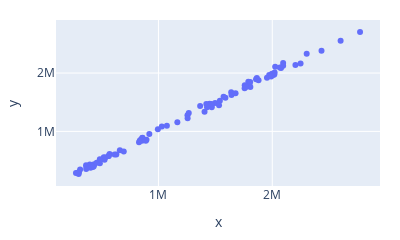
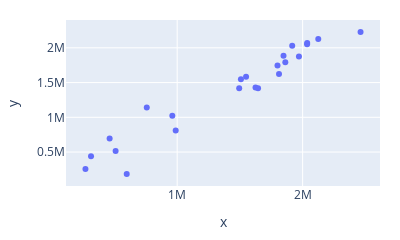

Notebook cell for these charts, in order:
### Markdown cell above
### Evaluation

### Code cell
print(eval_model(model))
plot_pred(model, x_train, y_train).show()
plot_pred(model, x_test, y_test).show()
